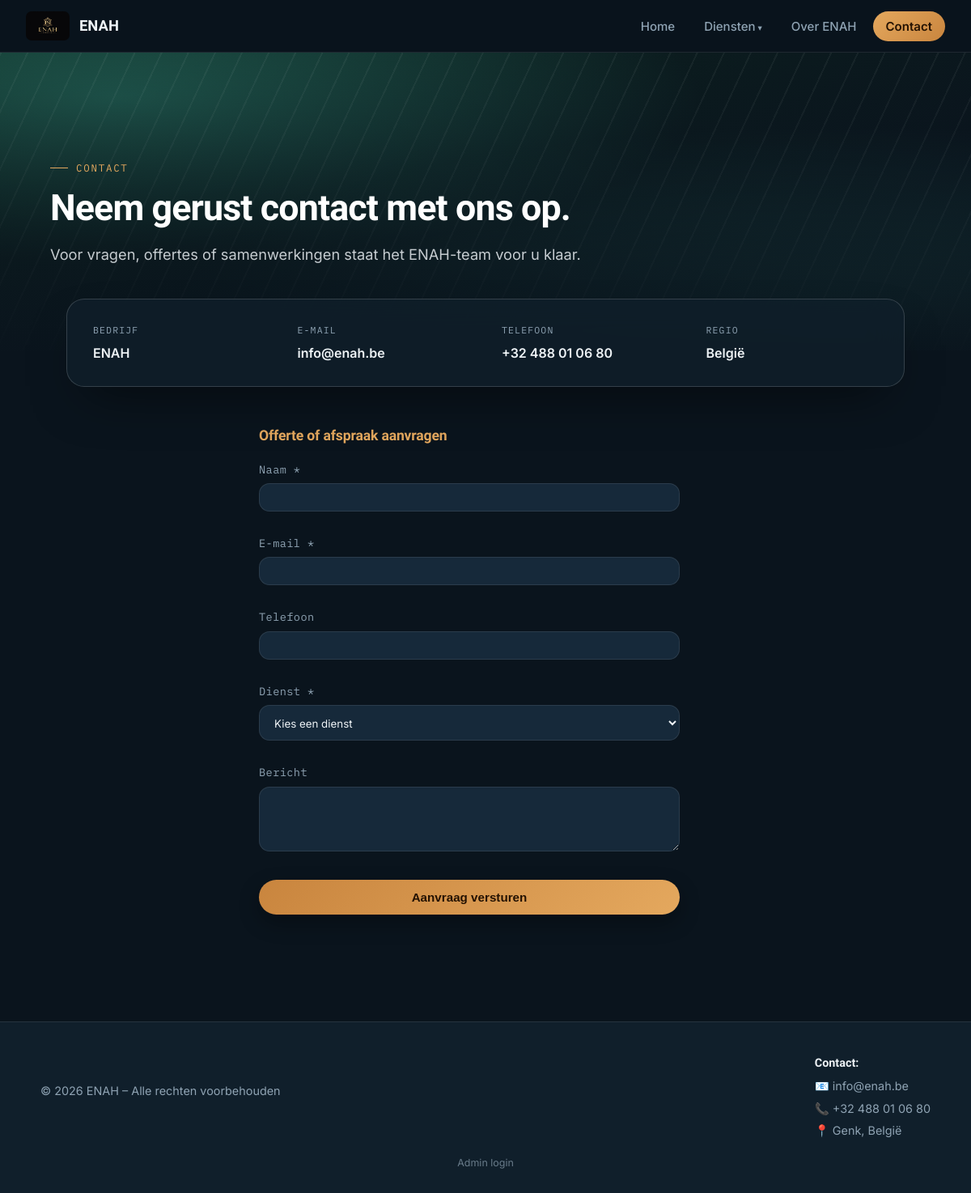
The app's page /contact with its own data.
### tables this page shows
CREATE TABLE site_content (
            id INTEGER PRIMARY KEY AUTOINCREMENT,
            content_key TEXT UNIQUE NOT NULL,
            content_value TEXT NOT NULL,
            updated_at TEXT NOT NULL
        );

### app.py (the view)
@app.route("/contact")
def contact():
    dienst_voorkeur = request.args.get("dienst", "").strip()
    form_data = {"dienst": dienst_voorkeur} if dienst_voorkeur else None
    return render_template("contact.html", active_page="contact", form_data=form_data)

### app.py (called while the page is built)
def get_db():
    if "db" not in g:
        g.db = sqlite3.connect(DATABASE)
        g.db.row_factory = sqlite3.Row
    return g.db

@app.context_processor
def inject_content():
    db = get_db()
    content_rows = db.execute("SELECT content_key, content_value FROM site_content").fetchall()
    content_dict = {row["content_key"]: row["content_value"] for row in content_rows}
    return dict(site_content=content_dict)

### templates/contact.html (shortened to what this page needs)
{% extends "base.html" %}
{% block content %}
<div class="hero-photo hero-contact">
  <div class="hero-photo-inner">
    <span class="eyebrow">Contact</span>
    <h1 style="max-width: none;">Neem gerust contact met ons op.</h1>
    <p class="lede">Voor vragen, offertes of samenwerkingen staat het ENAH-team voor u klaar.</p>
  </div>
</div>
<div class="info-strip">
  <dl class="glass-card">
    <div>
      <dt>Bedrijf</dt>
      <dd>
        {{ site_content.get('contact_company', 'ENAH') }}
      </dd>
    </div>
    <div>
      <dt>E-mail</dt>
      <dd>
        {{ site_content.get('contact_email', 'info@enah.be') }}
      </dd>
    </div>
    <div>
      <dt>Telefoon</dt>
      <dd>
        {{ site_content.get('contact_phone', '+32 4 00 00 00') }}
      </dd>
    </div>
    <div>
      <dt>Regio</dt>
      <dd>
        {{ site_content.get('contact_region', 'België') }}
      </dd>
    </div>
  </dl>
</div>
<section class="container" style="padding-top: 50px;">
  <div class="info-box offerte-form" style="max-width: 560px; margin: 0 auto;">
    <h3>Offerte of afspraak aanvragen</h3>
    <form class="styled-form compact" method="POST" action="{{ url_for('afspraak') }}">
      <div>
        <label for="naam">Naam *</label>
        <input type="text" id="naam" name="naam" required value="{{ form_data.naam if form_data else '' }}">
      </div>
      <div>
        <label for="email">E-mail *</label>
        <input type="email" id="email" name="email" required value="{{ form_data.email if form_data else '' }}">
      </div>
      <div>
        <label for="telefoon">Telefoon</label>
        <input type="tel" id="telefoon" name="telefoon" value="{{ form_data.telefoon if form_data else '' }}">
      </div>
      <div>
        <label for="dienst">Dienst *</label>
        <select id="dienst" name="dienst" required>
          <option value="" disabled {% if not (form_data and form_data.dienst) %}selected{% endif %}>Kies een dienst</option>
        </select>
      </div>
      <div>
        <label for="bericht">Bericht</label>
        <textarea id="bericht" name="bericht">{{ form_data.bericht if form_data else '' }}</textarea>
      </div>
      <button class="btn" type="submit">Aanvraag versturen</button>
    </form>
  </div>
</section>
<div style="height: 60px;"></div>
{% endblock %}

### templates/base.html (shortened to what this page needs)
<!DOCTYPE html>
<html lang="nl">
<head>
  <link rel="stylesheet" href="{{ url_for('static', filename='css/style.css') }}">
</head>
<body>
  <nav class="navbar">
    <a class="brand" href="{{ url_for('index') }}">
      {% if active_page == 'lukoil' %}
        <img src="{{ url_for('static', filename='images/lukoil_logo.png') }}" alt="Lukoil logo">
        <span>Lukoil Heusen-Zolder</span>
      {% elif active_page in ['auto_onderhoud', 'auto_verkoop'] %}
        <img src="{{ url_for('static', filename='images/sixtyseven_cars_logo.jpeg') }}" alt="SixtySeven Cars logo">
        <span>SixtySeven Cars</span>
      {% else %}
        <img src="{{ url_for('static', filename='images/enah_logo.jpeg') }}" alt="ENAH logo">
        <span>ENAH</span>
      {% endif %}
    </a>
    <ul class="nav-links">
      <li><a href="{{ url_for('index') }}" class="{{ 'active' if active_page == 'home' }}">Home</a></li>
      <li class="dropdown">
        <a href="#" class="{{ 'active' if active_page in ['lukoil','schoonmaak','transport','auto_onderhoud','auto_verkoop'] }}">Diensten</a>
      </li>
      <li><a href="{{ url_for('about') }}" class="{{ 'active' if active_page == 'about' }}">Over ENAH</a></li>
      <li><a href="{{ url_for('contact') }}" class="{{ 'active' if active_page == 'contact' }}">Contact</a></li>
    </ul>
  </nav>
  {% block content %}{% endblock %}
  <footer>
    <div class="footer-content">
      <p>&copy; 2026 ENAH – Alle rechten voorbehouden</p>
      <div class="footer-contact">
        <p><strong>Contact:</strong></p>
        <p>📧 {{ site_content.get('contact_email', 'info@enah.be') }} </p>
        <p>📞 {{ site_content.get('contact_phone', '+32 4 00 00 00') }} </p>
        <p>📍 {{ site_content.get('contact_location', 'Genk, België') }} </p>
      </div>
    </div>
    {% if not current_user.is_authenticated %}
      <a href="{{ url_for('admin_login') }}" class="admin-login-link">Admin login</a>
    {% else %}
      <a href="{{ url_for('admin_logout') }}" class="admin-login-link">Logout</a>
    {% endif %}
  </footer>
</body>
</html>

### records on screen
site_content: get "ENAH"
site_content: get "info@enah.be"
site_content: get "+32 488 01 06 80"
site_content: get "België"
site_content: get "Genk, België"
